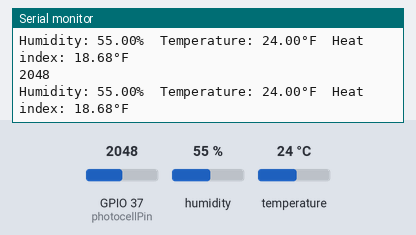
Simulated run of this sketch. Board: ESP32. On the bench: the last lines printed to the serial monitor. Wiring (inferred from the names in the program): DHT11 sensor: data GPIO 33. The test bench sets the inputs (shaded band); at power-on: humidity 55 %, GPIO 37 (photocellPin) = 2048, temperature 24 °C. WiFi joins after 1.5 s; servers stay silent unless stated; no MQTT or app messages arrive unless stated.

Above: at 2.7 s.
2.8 s: humidity set to 22 %
At 3.9 s:
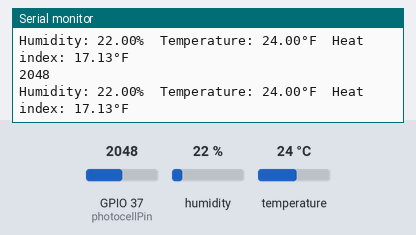
4.3 s: GPIO 37 (photocellPin) set to 2866
At 5.3 s:
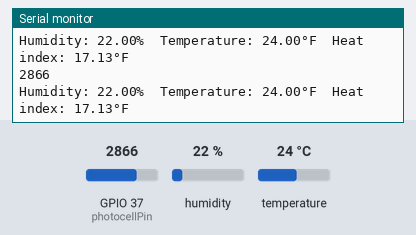
5.8 s: temperature set to 12 °C
7.3 s: GPIO 37 (photocellPin) set to 3603
At 8.1 s:
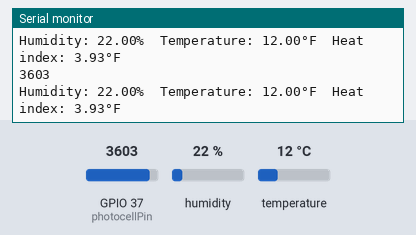
8.8 s: humidity set to 40 %
Timing chart, 0 to 9.0 s (numbered marks = the images above; inputs shaded):
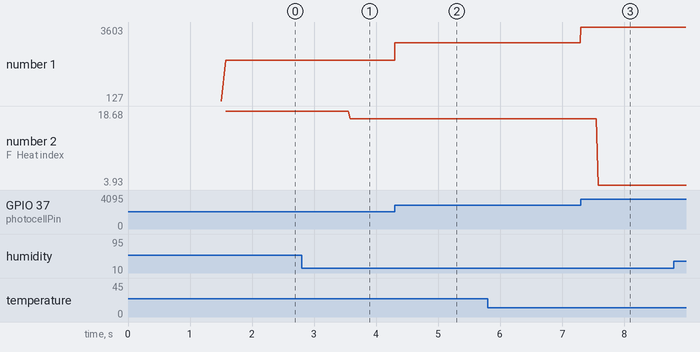

Measured:
- after the input at 2.8 s, the serial monitor: prints a new line after 0.78 s (image 1)
- after the input at 4.3 s, the serial monitor: prints a new line at once (image 2)
- after the input at 7.3 s, the serial monitor: prints a new line at once (image 3)
- plotted number 1: 2048 → 2866 after the input at 4.3 s, 2866 → 3603 after the input at 7.3 s
- plotted number 2: 18.68 → 17.13 after the input at 2.8 s

The sketch:

Plant_data_logger.ino
```cpp
#include <WiFi.h>
#include "Adafruit_MQTT.h"
#include "Adafruit_MQTT_Client.h"

#include <PubSubClient.h>

#define WLAN_SSID      "PikesPeakHighFi"
#define WLAN_PASS       "cactuslife43ver"

#define MQTT_SERVER     "127.0.0.72"  //Local
//#define MQTT_SERVER     "10.0.0.72"                 // URL to the RPi running MQTT
#define MQTT_SERVERPORT 1883                             // MQTT service port
#define MQTT_USERNAME   "marctheshark"
#define MQTT_PASSWORD   "cactusforall"

WiFiClient client;
Adafruit_MQTT_Client mqtt( &client, MQTT_SERVER, MQTT_SERVERPORT, MQTT_USERNAME, MQTT_PASSWORD);

Adafruit_MQTT_Publish temperature = Adafruit_MQTT_Publish( &mqtt, "shark/plant_data/temp");
Adafruit_MQTT_Publish humidity = Adafruit_MQTT_Publish( &mqtt, "shark/plant_data/humidity");
Adafruit_MQTT_Publish heat_index = Adafruit_MQTT_Publish( &mqtt, "shark/plant_data/heat");
Adafruit_MQTT_Publish light = Adafruit_MQTT_Publish( &mqtt, "shark/plant_data/light");
Adafruit_MQTT_Publish soil = Adafruit_MQTT_Publish( &mqtt, "shark/plant_data/soil");
Adafruit_MQTT_Subscribe led = Adafruit_MQTT_Subscribe( &mqtt, "shark/plant_data/led", MQTT_QOS_1 );


/************************* DHT *********************************/
#include "DHT.h"
#define DHT_SENSOR_TYPE DHT_TYPE_11
#define DHTPIN A5
#define DHTTYPE DHT11
DHT dht(DHTPIN, DHTTYPE);

void setup() {
  // put your setup code here, to run once:
  Serial.begin(115200);
  dht.begin();

  Serial.print("Connecting to ");
  Serial.println(WLAN_SSID);

  WiFi.begin(WLAN_SSID, WLAN_PASS);
  while (WiFi.status() != WL_CONNECTED) {
    delay(500);
    Serial.print(".");
  }
  Serial.println();

  Serial.println("WiFi connected");
  Serial.println("Trying to connect to: ");
  Serial.println(MQTT_SERVER);
  MQTT_connect();

}

void loop() {
  // put your main code here, to run repeatedly:
  float h = dht.readHumidity();
  float t = dht.readTemperature();
  int photocellPin = A1;
  int photocellReading;

  photocellReading = analogRead(photocellPin);
  Serial.println(photocellReading);

  if (isnan(h) || isnan(t)) {
    Serial.println(F("Failed to read from DHT sensor!"));
    return;
  }
  float heat = dht.computeHeatIndex(t, h);

  Serial.print(F("Humidity: "));
  Serial.print(h);

  Serial.print(F("%  Temperature: "));
  Serial.print(t);

  Serial.print(F("°F  Heat index: "));
  Serial.print(heat);
  Serial.println(F("°F"));

}

void MQTT_connect() {
  int8_t ret;

  // Stop if already connected.
  if (mqtt.connected()) {
    return;
  }

  Serial.print("Connecting to MQTT... ");

  uint8_t retries = 10;
  while ((ret = mqtt.connect()) != 0) { // connect will return 0 for connected
    Serial.println(mqtt.connectErrorString(ret));
    Serial.println("Retrying MQTT connection in 5 seconds...");
    mqtt.disconnect();
    delay(5000);  // wait 5 seconds
    retries--;
    if (retries == 0) {
      // basically die and wait for WDT to reset me
      while (1);
    }
  }
  Serial.println("MQTT Connected!");
}
```
